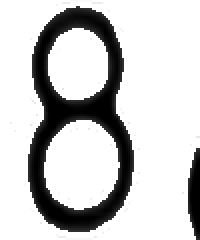
#> input picture 0-0.png, 100 x 120 px (shown 2 times larger)
$ python -i preprocess.py   (imports and definitions only)
#> lines starting #> are read from the running program, lines starting #| are printed output that depends on the picture; after the words box and inside, x2 and y2 are one past the last pixel; in counts of white or black regions, pixels touching at a corner belong together
#> further down, picture is the input picture: shape (120, 100, 3); min 0, max 255, mean 201.5
import cv2
import numpy as np

# [7 lines of commented-out code are left out]

def preprocess_img(img):
    gray = cv2.cvtColor(img, cv2.COLOR_BGR2GRAY)
    blur = cv2.GaussianBlur(gray, (5, 5), 0)
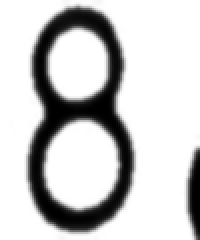
#> blur: shape (120, 100) (shown 2 times larger); min 0, max 255, mean 201.5
    # threshold1 = cv2.getTrackbarPos("Threshold1", "Parameters")
    # threshold2 = cv2.getTrackbarPos("Threshold2", "Parameters")

    canny = cv2.Canny(blur, 42, 89)
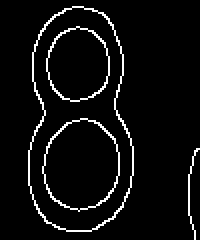
#> canny: shape (120, 100) (shown 2 times larger); 5.3% white in thin lines or dots, all inside (x1, y1, x2, y2) = (14, 3, 100, 120)
    kernel = np.ones((3, 3))
    dial = cv2.dilate(canny, kernel=kernel, iterations=2)
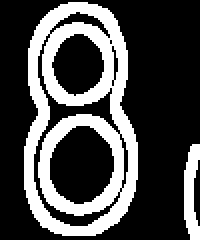
#> dial: shape (120, 100) (shown 2 times larger); 28.8% white; 2 white regions, box (x1, y1, x2, y2) and area: (12, 1, 69, 118) 3196, (92, 72, 100, 120) 263
    # result = cv2.erode(dial, kernel=kernel, iterations=1)
    result = dial


    gray = cv2.cvtColor(img,cv2.COLOR_BGR2GRAY)
    gray=cv2.bilateralFilter(gray,11,17,17)
    edge=cv2.Canny(gray,30,200)
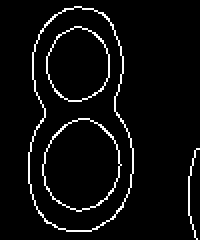
#> edge: shape (120, 100) (shown 2 times larger); 4.8% white in thin lines or dots, all inside (x1, y1, x2, y2) = (14, 3, 100, 120)
    kernel = np.ones((3, 3))
    dial = cv2.dilate(canny, kernel=kernel, iterations=2)
    result = dial


    return result

>>> import cv2
>>> picture = cv2.imread('0-0.png')
>>> result = preprocess_img(picture)
